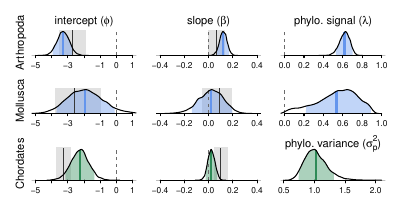

This chart was generated by the following R code:
# div_popsize_chains_groups.r -- 
library(tidyverse)
library(scales)
library(latex2exp)
library(HDInterval)


source('plot_funs.r')
source('color_scheme.r')
source('../../R/utilities.r')

opar <- par(no.readonly=TRUE)

# output <- FALSE
output <- TRUE
if (output) 
  pdf('div_popsize_post_phyla.pdf', height=2, width=4)

load('../../data/phyla_diversity_popsize_chains.Rdata')

# we use the separate Stan fit for chordates
# chor_fit <- dt_dps_phyla$fit[[1]]
mols_fit <- dt_dps_phyla$fit[[2]]
arth_fit <- dt_dps_phyla$fit[[3]]

a_phi <- rstan:::extract(arth_fit, pars='phi')$phi
a_beta <- rstan:::extract(arth_fit, pars='beta')$beta

a_sigma_r <- rstan:::extract(arth_fit, pars='sigma_r')$sigma_r 
a_sigma_p <- rstan:::extract(arth_fit, pars='sigma_p')$sigma_p

c_phi <- rstan:::extract(chor_fit, pars='phi')$phi
c_beta <- rstan:::extract(chor_fit, pars='beta')$beta
# no residual error
# c_sigma_r <- rstan:::extract(chor_fit, pars='sigma_r')$sigma_r 
c_sigma_p <- rstan:::extract(chor_fit, pars='sigma_p')$sigma_p

m_phi <- rstan:::extract(mols_fit, pars='phi')$phi
m_beta <- rstan:::extract(mols_fit, pars='beta')$beta
m_sigma_r <- rstan:::extract(mols_fit, pars='sigma_r')$sigma_r 
m_sigma_p <- rstan:::extract(mols_fit, pars='sigma_p')$sigma_p



a_lambda <- a_sigma_p / (a_sigma_p + a_sigma_r)
# c_lambda <- c_sigma_p / (c_sigma_p + c_sigma_r)
m_lambda <- m_sigma_p / (m_sigma_p + m_sigma_r)

layout(matrix(1:9, byrow=TRUE, nrow=3, ncol=3),
       height=c(1, 1, 1.1))
par(mar=c(1.2, 1.4, 1.3, 0.1), oma=c(0.5, 1, 1, 1))

dbs_slope <- dt_dps_phyla %>% 
         ungroup() %>%
         select(slope_lower, slope, slope_upper) %>%
         as.matrix()
dbs_int <- dt_dps_phyla %>% 
         ungroup() %>%
         select(intercept_lower, intercept, intercept_upper) %>%
         as.matrix()
 
tl <- 0.4
post_plot(a_phi, main=latex2exp::TeX('intercept ($\\phi$)'),
          ylab='Arthropoda', bs_ci=dbs_int[3, ], 
          title_line=tl, cex.lab=1, xlim=c(-5, 1))
# text(-4.3, 0.5, 'OLS')
post_plot(a_beta, main=latex2exp::TeX('slope ($\\beta$)'),
          bs_ci=dbs_slope[3, ], xlim=c(-0.4, 0.4))
# text(0.19, 6.5, 'OLS')
post_plot(a_lambda, main=latex2exp::TeX('phylo. signal ($\\lambda$)'),
           xlim=c(0, 1))

post_plot(m_phi, main='',
          ylab='Mollusca', bs_ci=dbs_int[2, ],
          title_line=tl, cex.lab=1, xlim=c(-5, 1))
# text(-4.3, 0.63, 'OLS')
post_plot(m_beta, main='', 
          bs_ci=dbs_slope[2, ], xlim=c(-0.4, 0.4))
# text(0.19, 6.3, 'OLS')
post_plot(m_lambda, main='', xlim=c(0, 1))

par(mar=c(1., 1.4, 1.4, 0.1))
post_plot(c_phi, main='',
          col='seagreen',
          ylab='Chordates', bs_ci=dbs_int[1, ],
          title_line=tl, cex.lab=1, xlim=c(-5, 1))
# text(-4.3, 0.63, 'OLS')
post_plot(c_beta, main='',
          col='seagreen',
          bs_ci=dbs_slope[1, ], xlim=c(-0.4, 0.4))
# text(0.19, 6.3, 'OLS')
post_plot(c_sigma_p^2, 
          col='seagreen',
          main='')
title(main=latex2exp::TeX('phylo. variance ($\\sigma_p^2$)'),
      line=0.3, cex.main=1)

if (output) 
  dev.off()

par(opar)


